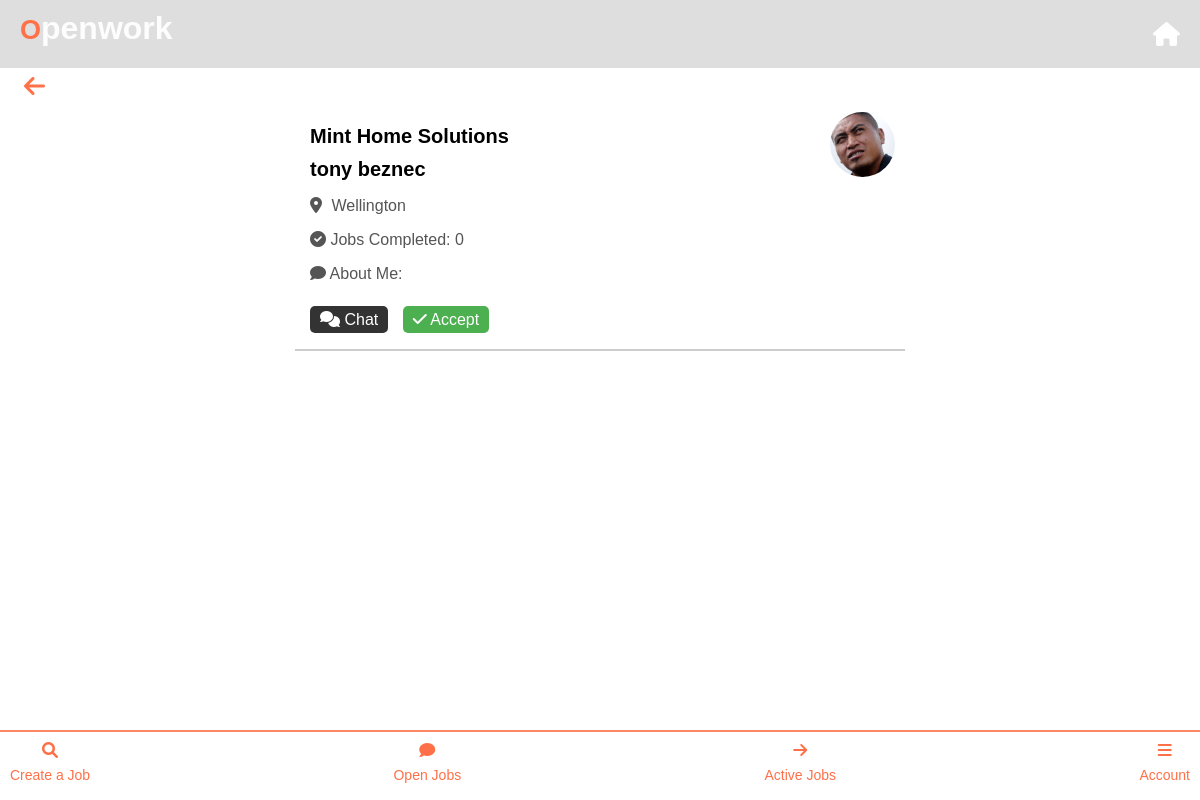
/viewapplicants/5 (signed in), run on the app's committed database.
### app.py (models this page shows)
class JobApplication(db.Model):
    id = db.Column(db.Integer, primary_key=True)
    job_id = db.Column(db.Integer, db.ForeignKey('job.id'), nullable=False)
    status = db.Column(db.String(20), default='pending')  # 'pending', 'accepted', 'rejected', etc.
    timestamp = db.Column(db.DateTime, default=datetime.utcnow)
    user_id = db.Column(db.Integer, db.ForeignKey('user.id'), nullable=False)
    user = db.relationship('User', backref='user_profile_image', lazy=True)

class CompanyDetails(db.Model):
    id = db.Column(db.Integer, primary_key=True)
    user_id = db.Column(db.Integer, db.ForeignKey('user.id'), unique=True, nullable=False)
    business_type = db.Column(db.String(100), nullable=False)
    nzbn = db.Column(db.String(100))
    director_first_name = db.Column(db.String(50), nullable=False)
    director_last_name = db.Column(db.String(50), nullable=False)
    physical_address = db.Column(db.String(100), nullable=False)
    unit_no = db.Column(db.String(10))
    trading_name = db.Column(db.String(100), nullable=False)

class User(UserMixin, db.Model):
    id = db.Column(db.Integer, primary_key=True)
    user_type = db.Column(db.String(20), nullable=False, default='labourer')
    location = db.Column(db.String(100), nullable=False)
    email = db.Column(db.String(100), unique=True, nullable=False)
    password = db.Column(db.String(100), nullable=False)
    first_name = db.Column(db.String(50), nullable=True)  # Initially nullable
    last_name = db.Column(db.String(50), nullable=True)   # Initially nullable
    jobs_completed = db.Column(db.Integer, default=0)
    business_profile = db.relationship('BusinessProfile', backref='user', uselist=False)
    profile_image = db.relationship('UserProfileImage', backref='user', uselist=False)
    labourer_profile = db.relationship('LabourerProfile', backref='user', uselist=False)
    company_details = db.relationship('CompanyDetails', uselist=False)

### app.py (the view)
@app.route('/viewapplicants/<int:job_id>', methods=['GET'])
@login_required
def view_applicants(job_id):
    job_applications = JobApplication.query.filter_by(job_id=job_id).all()
    return render_template('viewapplicants.html', job_applications=job_applications)

### app.py (called while the page is built)
@login_manager.user_loader
def load_user(user_id):
    return User.query.get(int(user_id))  # Load a user by ID

### templates/viewapplicants.html (shortened to what this page needs)
<!DOCTYPE html>
<html lang="en">
  <head>
  </head>
  <body>
    {% extends 'base_business.html' %}  {% block content %}
    <br />
    <button class="back-button" onclick="goBack()">
      <i class="fas fa-arrow-left"></i>
    </button>
    {% for application in job_applications %}
    <div class="applicant-profile">
      {% if application.user and application.user.profile_image %} {% if
      application.user.user_profile_image %} {% set image_path = 'profile_pics/'
      ~ application.user.profile_image.filename %} {% else %} {% set image_path
      = 'profile_pics/orange.jpg' %} {% endif %}
      <img
        src="{{ url_for('static', filename=image_path) }}"
        alt="User Image"
        class="profile-pic"
        id="profile-image"
      />
      <h3>{{ application.user.company_details.trading_name }}</h3>
      <h3>
        {{ application.user.first_name }} {{ application.user.last_name }}
      </h3>
      <p>
        <i class="fas fa-map-marker-alt icon"></i>
        <span class="location">{{ application.user.location }}</span>
      </p>
      <p>
        <i class="fas fa-check-circle label-icon"></i> Jobs Completed: {{
        application.user.jobs_completed }}
      </p>
      <p>
        <i class="fas fa-comment icon"></i> About Me:
      </p>
      <br />
      <a
        href="{{ url_for('chat', job_id=application.job.id, user_id=application.user.id) }}"
        class="chat-link"
        data-job-id="{{ application.job.id }}"
        data-user-id="{{ application.user.id }}"
        ><i class="fas fa-comments"></i> Chat</a
      >
      {% else %}
      <p>No user information available for this application.</p>
      {% endif %}
      <a
        href="{{ url_for('choose_user', job_id=application.job.id, user_id=application.user.id) }}"
        class="accept-button"
        data-job-id="{{ application.job.id }}"
        data-user-id="{{ application.user.id }}"
      >
        <i class="fas fa-check"></i> Accept
      </a>
    </div>
    {% endfor %}
    <br />
    <br />
    <br />
    {% endblock %}

### templates/viewapplicants.html (style rules this page uses)
.profile-pic { border-radius: 50%; width: 65px; height: 65px; object-fit: cover; }
.applicant-profile { background-color: #fff; padding-left: 10px; position: relative; padding-top: 15px; padding-bottom: 20px; border-bottom: 2px solid #ccc; font-family: Arial, Helvetica, sans-serif; }
@media (min-width: 601px) { .applicant-profile { width: 100%; max-width: 600px; margin: 0 auto; } }
.applicant-profile .profile-pic { position: absolute; top: 10px; right: 10px; }
.applicant-profile::after { content: ""; display: table; clear: both; }
.applicant-profile h3 { color: #000000; margin-top: 8px; margin-bottom: 10px; margin-left: 5px; font-size: 20px; }
.applicant-profile p { color: #555; margin-bottom: 10px; margin-left: 5px; }
.chat-link { margin: 5px; padding: 5px 10px; text-decoration: none; background-color: #333; color: #fff; border-radius: 5px; transition: background-color 0.3s; }
.accept-button { background-color: #4caf50; color: white; border: none; padding: 5px 10px; border-radius: 5px; cursor: pointer; margin: 5px; text-decoration: none; }
.location { margin-left: 5px; }
.back-button { font-size: 24px; color: #ff7148; margin-left: 10px; margin-top: 10px; text-decoration: none; border: none; background-color: #fff; cursor: pointer; }

### data on the page
JobApplication: user.company_details.trading_name "Mint Home Solutions", user.first_name "tony", user.last_name "beznec", user.location "Wellington", user.jobs_completed "0"
